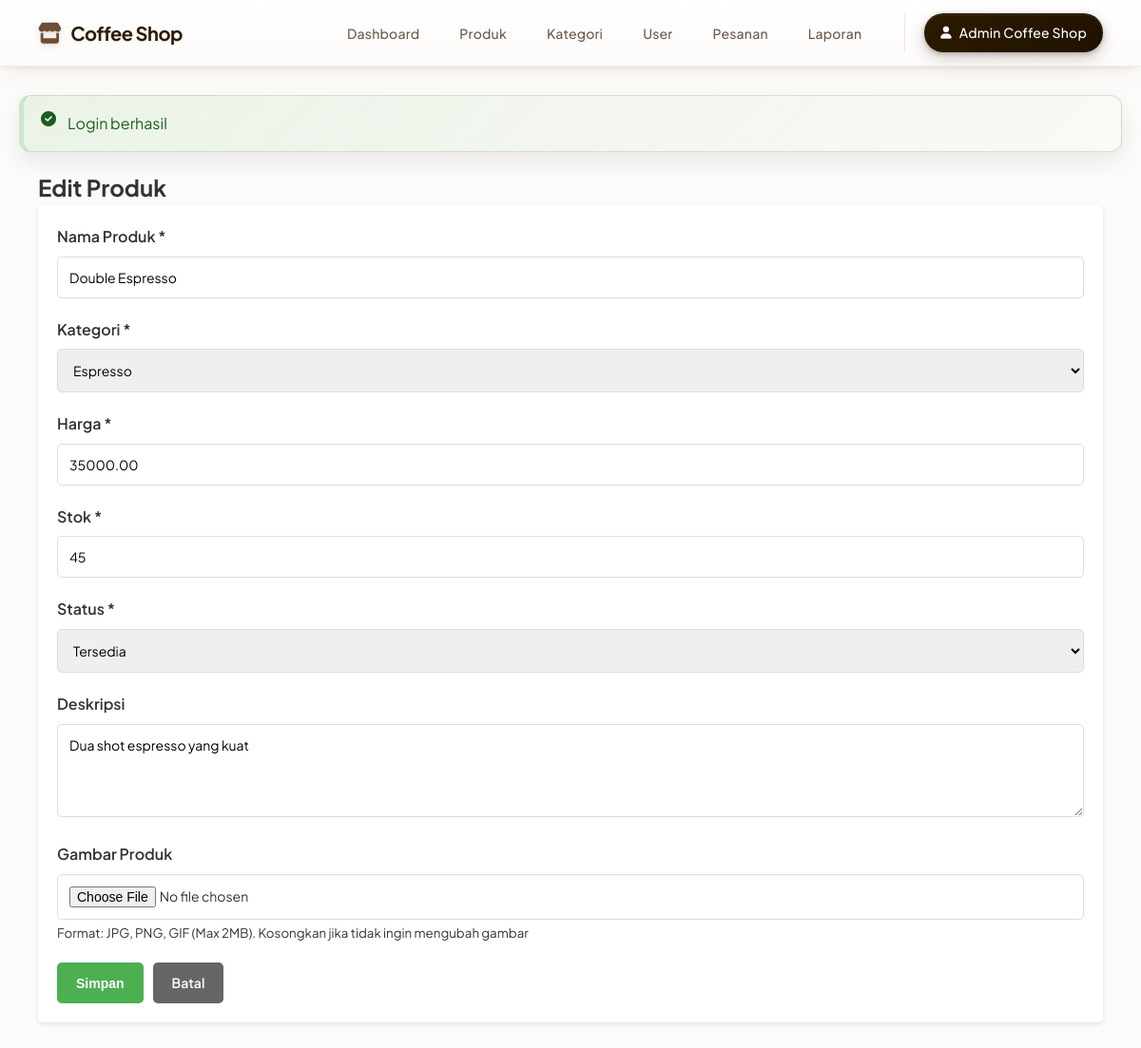
Page /index.php?page=admin/products/edit&id=2 (signed in) on the committed database.
### tables this page shows
CREATE TABLE products (
    id INT PRIMARY KEY AUTO_INCREMENT,
    nama_produk VARCHAR(100) NOT NULL,
    kategori_id INT NOT NULL,
    harga DECIMAL(10, 2) NOT NULL,
    deskripsi TEXT,
    gambar VARCHAR(255),
    stok INT DEFAULT 0,
    status ENUM('tersedia', 'tidak_tersedia') DEFAULT 'tersedia',
    created_at DATETIME DEFAULT CURRENT_TIMESTAMP,
    updated_at DATETIME DEFAULT CURRENT_TIMESTAMP ON UPDATE CURRENT_TIMESTAMP,
    FOREIGN KEY (kategori_id) REFERENCES categories(id) ON DELETE CASCADE
);

### index.php (called while the page is built, shortened)
<?php
include __DIR__ . '/config/database.php';
include __DIR__ . '/models/Category.php';
include __DIR__ . '/models/Product.php';
$page = isset($_GET['page']) ? $_GET['page'] : 'home';
$page = preg_replace('/[^a-zA-Z0-9\/_-]/', '', $page);
switch ($page) {
    case 'admin/products/edit':
        include __DIR__ . '/view/admin/products/edit.php';
        break;
}

### models/Product.php (called while the page is built, shortened)
<?php
if (!class_exists('Product')) {
    class Product {
        private $conn;
        private $table = 'products';
        public function __construct($database) {
            $this->conn = $database;
        }
    public function getProductById($id) {
        $query = "SELECT p.*, c.nama_kategori
                  FROM " . $this->table . " p
                  LEFT JOIN categories c ON p.kategori_id = c.id
                  WHERE p.id = ?";
        $stmt = $this->conn->prepare($query);
        $stmt->bind_param("i", $id);
        $stmt->execute();
        $result = $stmt->get_result();
        if ($result->num_rows > 0) {
            return $result->fetch_assoc();
        }
        return false;
    }
    }
}

### models/Category.php (called while the page is built, shortened)
<?php
if (!class_exists('Category')) {
    class Category {
        private $conn;
        private $table = 'categories';
        public function __construct($database) {
            $this->conn = $database;
        }
    public function getAllCategories() {
        $query = "SELECT * FROM " . $this->table . " ORDER BY nama_kategori ASC";
        return $this->conn->query($query);
    }
    }
}

### view/admin/products/edit.php (the view, shortened to what this page needs)
<?php
include __DIR__ . '/../../layout_header.php';
$product_model = new Product($conn);
$category_model = new Category($conn);
$id = isset($_GET['id']) ? (int)$_GET['id'] : 0;
$product = $product_model->getProductById($id);
$categories = $category_model->getAllCategories();
?>
<div class="container">
    <h2>Edit Produk</h2>
    <div class="card">
        <div class="card-body">
            <form method="POST" enctype="multipart/form-data">
                <div class="form-group">
                    <label for="nama_produk">Nama Produk *</label>
                    <input type="text" id="nama_produk" name="nama_produk" value="<?php echo htmlspecialchars($product['nama_produk']); ?>" required>
                </div>
                <div class="form-group">
                    <label for="kategori_id">Kategori *</label>
                    <select id="kategori_id" name="kategori_id" required>
                        <?php
                        if ($categories && $categories->num_rows > 0) {
                            while ($cat = $categories->fetch_assoc()) {
                                $selected = (int)$cat['id'] === (int)$product['kategori_id'] ? 'selected' : '';
                                echo '<option value="' . $cat['id'] . '" ' . $selected . '>' . htmlspecialchars($cat['nama_kategori']) . '</option>';
                            }
                        }
                        ?>
                    </select>
                </div>
                <div class="form-group">
                    <label for="harga">Harga *</label>
                    <input type="number" id="harga" name="harga" step="0.01" value="<?php echo $product['harga']; ?>" required>
                </div>
                <div class="form-group">
                    <label for="stok">Stok *</label>
                    <input type="number" id="stok" name="stok" value="<?php echo $product['stok']; ?>" required>
                </div>
                <div class="form-group">
                    <label for="status">Status *</label>
                    <select id="status" name="status" required>
                        <option value="tersedia" <?php echo $product['status'] === 'tersedia' ? 'selected' : ''; ?>>Tersedia</option>
                    </select>
                </div>
                <div class="form-group">
                    <label for="deskripsi">Deskripsi</label>
                    <textarea id="deskripsi" name="deskripsi" rows="4"><?php echo htmlspecialchars($product['deskripsi']); ?></textarea>
                </div>
                <div class="form-group">
                    <label for="gambar">Gambar Produk</label>
                    <input type="file" id="gambar" name="gambar" accept="image/*">
                    <small>Format: JPG, PNG, GIF (Max 2MB). Kosongkan jika tidak ingin mengubah gambar</small>
                </div>
                <div style="display: flex; gap: 10px;">
                    <button type="submit" class="btn btn-success">Simpan</button>
                    <a href="<?php echo BASE_URL . 'index.php?page=admin/products'; ?>" class="btn btn-secondary">Batal</a>
                </div>
            </form>
        </div>
    </div>
</div>
<?php include __DIR__ . '/../../layout_footer.php'; ?>

### assets/css/style.css (style rules this page uses)
* { margin: 0; padding: 0; box-sizing: border-box; }
:root { --primary-color: #667eea; --secondary-color: #764ba2; --danger-color: #f44336; --success-color: #4caf50; --warning-color: #ff9800; --info-color: #2196f3; --dark-color: #333; --light-color: #f5f5f5; --gray-color: #999; --border-color: #ddd; }
html, body { height: 100%; }
body { font-family: -apple-system, BlinkMacSystemFont, 'Segoe UI', Roboto, 'Helvetica Neue', Arial, sans-serif; background-color: var(--light-color); color: var(--dark-color); line-height: 1.6; }
.container { max-width: 1200px; margin: 0 auto; padding: 0 20px; }
.form-group { margin-bottom: 20px; }
.form-group label { display: block; margin-bottom: 8px; color: var(--dark-color); font-weight: 600; }
.form-group input, .form-group textarea, .form-group select { width: 100%; padding: 12px; border: 1px solid var(--border-color); border-radius: 5px; font-size: 14px; font-family: inherit; transition: border-color 0.3s; }
.btn { display: inline-block; padding: 10px 20px; background: var(--primary-color); color: white; border: none; border-radius: 5px; font-size: 14px; font-weight: 600; cursor: pointer; text-decoration: none; transition: background 0.3s; text-align: center; }
.btn-success { background: var(--success-color); }
.btn-secondary { background: #666; }
.card { background: white; border-radius: 5px; box-shadow: 0 2px 5px rgba(0, 0, 0, 0.1); overflow: hidden; margin-bottom: 20px; }
.card-body { padding: 20px; }

### view/layout_header.php (style rules this page uses)
:root { --nav-height: 70px; --coffee-primary: #2D1B00; --coffee-accent: #6F4E37; --gold-accent: #D4A574; }
* { -webkit-font-smoothing: antialiased; -moz-osx-font-smoothing: grayscale; }
body { font-family: 'Plus Jakarta Sans', sans-serif; background-color: #FDFBF9; }

### rows in the picture
products: nama_produk "Double Espresso", harga "35000.00", stok "45", status "Tersedia", deskripsi "Dua shot espresso yang kuat"

### other values in the picture
getCurrentUser()['nama'] "Admin Coffee Shop"
$alert['message'] "Login berhasil"
form field kategori_id "Espresso"
